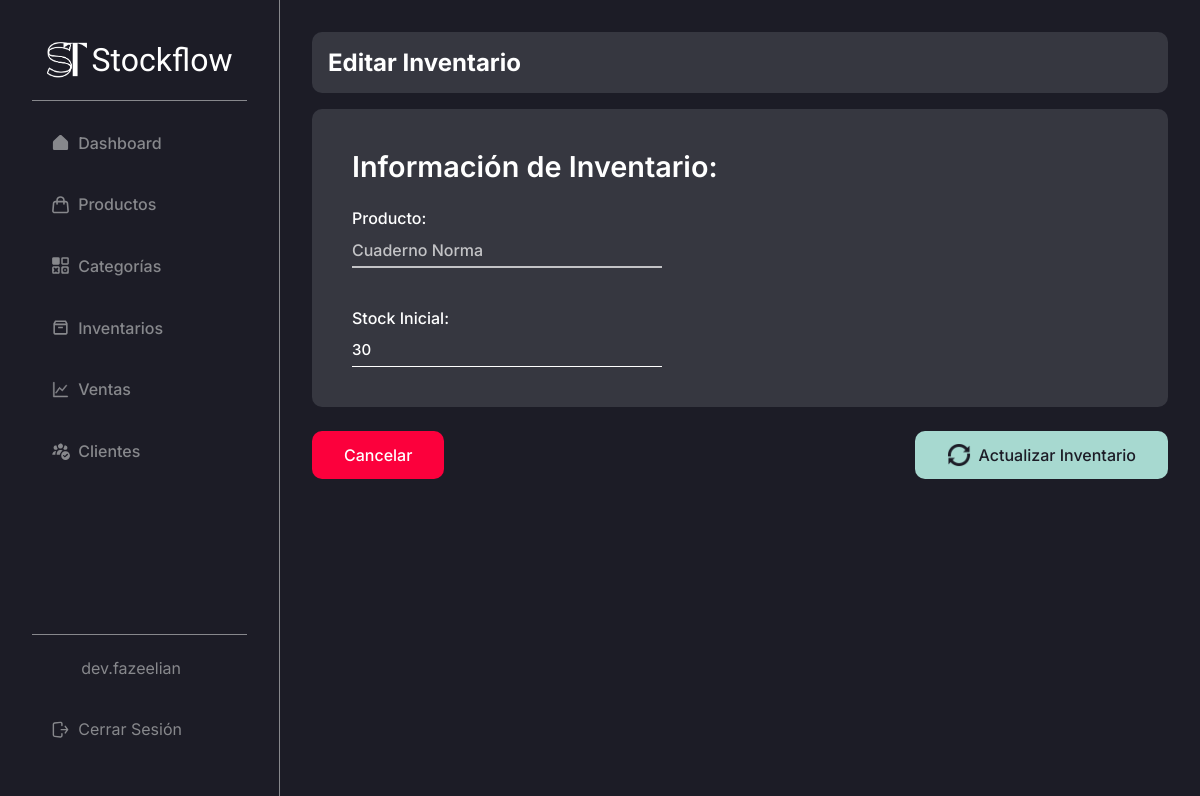
Page /admin/inventories/edit/2 (signed in) on the committed database.
### stockflow/models.py (models this page shows, shortened)
class User(db.Model):
    id = db.Column(db.Integer, primary_key = True) # Primary key
    email = db.Column(db.String(255), unique = True, nullable = False)
    username = db.Column(db.String(20), unique = True, nullable = False)
    names = db.Column(db.String(50), nullable = True, default="")
    last_names = db.Column(db.String(50), nullable = True, default="")
    password = db.Column(db.Text, nullable = False)
    profile_photo = db.Column(db.String(255), nullable=True, default="")

class Product(db.Model):
    id = db.Column(db.Integer, primary_key = True) # Primary key
    created_by = db.Column(db.Integer, db.ForeignKey("user.id"), nullable = False) # Foreign key
    name = db.Column(db.String(100), nullable = False)
    code = db.Column(db.String(10), nullable=False)
    category_id = db.Column(db.Integer, db.ForeignKey("category.id"), nullable = False) # Foreign key
    price = db.Column(db.Integer, nullable = False)
    image = db.Column(db.String(255), nullable = True)
    category = db.relationship('Category', backref='products', lazy=True)

class Inventory(db.Model):
    id = db.Column(db.Integer, primary_key = True) # Primary key
    created_by = db.Column(db.Integer, db.ForeignKey("user.id"), nullable = False) # Foreign key
    product_id = db.Column(db.Integer, db.ForeignKey("product.id"), nullable = False) # Foreign key
    inflows = db.Column(db.Integer, nullable = False)
    outflows = db.Column(db.Integer, nullable = True, default = 0)
    stock = db.Column(db.Integer, nullable = False, default = 0)
    product = db.relationship('Product', backref='inventory', lazy=True)

### stockflow/modules/inventory.py (the view)
@bp.route("/edit/<int:id>", methods = ("GET", "POST"))
@login_required
def update(id):
    inventory = get_inventory(id)
    if request.method == "POST":
        inventory.inflows = int(request.form["inflows"])
        inventory.stock = inventory.inflows - inventory.outflows
        db.session.commit()
        return redirect(url_for("admin/inventories.index"))
    return render_template("modules/inventories/edit.html", inventory = inventory)

### stockflow/auth.py (called while the page is built)
def login_required(view):
    @functools.wraps(view)
    def wrapped_view(**kwargs):
        if g.user is None:
            message = "Debes iniciar sesión"
            flash(message)
            return redirect(url_for("auth.login"))
        return view(**kwargs)
    return wrapped_view

@bp.before_app_request # Execute the next function in every request, every page
def load_logged_in_user():
    user_id = session.get("user_id")
    if user_id is None:
        g.user = None
    else:
        g.user = User.query.get_or_404(user_id)

### stockflow/modules/inventory.py (called while the page is built)
def get_inventory(id):
    inventory = Inventory.query.get_or_404(id)
    return inventory

### stockflow/templates/modules/inventories/edit.html (shortened to what this page needs)
{% extends 'base-admin.html' %}
{% block content %}
    <div class="content-group inter bg-black-light">
        <h2 class="color-white inter">Editar Inventario</h2>
    </div>
    <form action="" method="post" class="form inter form-prods">
        <div class="content-group bg-black-light form-content">
            <h1>Información de Inventario:</h1>
            <div class="form-group" style="margin-top: 0;">
                <label for="name">Producto:</label>
                <select name="product" id="products" class="inter color-white" disabled>
                    <option value="{{ inventory.id }}" class="bg-black">{{ inventory.product.name }}</option>
                </select>
            </div>
            <div class="form-group">
                <label for="name">Stock Inicial:</label>
                <input
                    type="number"
                    class="inter color-white"
                    name="inflows"
                    value="{{ inventory.inflows }}"
                    id="name"
                    placeholder="Ingresa aquí la cantidad inicial de producto"
                    required
                >
            </div>
        </div>
        <div class="btns-form inter">
            <a href="{{ url_for('admin/inventories.index') }}" class="btn-form color-white btn-cancel">
                Cancelar
            </a>
            <button class="btn-form color-black btn-submit bg-turquese-light-blue inter" type="submit">
                <img src="{{ url_for('static', filename='img/icons/update.png') }}" alt="">
                Actualizar Inventario
            </button>
        </div>
    </form>
{% endblock %}

### stockflow/templates/base-admin.html (shortened to what this page needs)
<!DOCTYPE html>
<html lang="es">
<head>
    <link rel="stylesheet" href="{{ url_for('static', filename='css/global.css') }}">
    <link rel="stylesheet" href="{{ url_for('static', filename='css/base.css') }}">
    <link rel="stylesheet" href="{{ url_for('static', filename='css/tables.css') }}">
    <link rel="stylesheet" href="{{ url_for('static', filename='css/search.css') }}">
    <link rel="stylesheet" href="{{ url_for('static', filename='css/form.css') }}">
</head>
<body>
    <aside class="side-bar inter bg-black br-gray-1">
        <section class="side-bar-main">
            <h1 class="afacad">
                <a href="{{ url_for('admin.dashboard') }}" class="color-white">
                    <img src="{{ url_for('static', filename='img/logo.png') }}" alt="">
                    Stockflow
                </a>
            </h1>
            <br>
            <div class="side-bar-divider" />
            <nav class="side-nav-bar">
                <a
                    href="{{ url_for('admin.dashboard') }}"
                    class="item-side-nav-bar inter {% if request.endpoint == 'admin.dashboard' %}item-side-nav-bar--active{% endif %}"
                >
                    Dashboard
                </a>
                <a
                    href="{{ url_for('admin/products.index') }}"
                    class="item-side-nav-bar inter {% if request.endpoint == 'admin/products.index' %}item-side-nav-bar--active{% endif %}"
                >
                    Productos
                </a>
                <a
                    href="{{ url_for('admin/products/categories.index') }}"
                    class="item-side-nav-bar inter {% if request.endpoint == 'admin/products/categories.index' %}item-side-nav-bar--active{% endif %}"
                >
                    Categorías
                </a>
                <a
                    href="{{ url_for('admin/inventories.index') }}"
                    class="item-side-nav-bar inter {% if request.endpoint == 'admin/inventories.index' %}item-side-nav-bar--active{% endif %}"
                >
                    Inventarios
                </a>
                <a
                    href="{{ url_for('admin/sales.index') }}"
                    class="item-side-nav-bar inter {% if request.endpoint == 'admin/sales.index' %}item-side-nav-bar--active{% endif %}"
                >
                    Ventas
                </a>
                <a
                    href="{{ url_for('admin/customers.index') }}"
                    class="item-side-nav-bar inter {% if request.endpoint == 'admin/customers.index' %}item-side-nav-bar--active{% endif %}"
                >
                    Clientes
                </a>
            </nav>
        </section>
        <footer class="side-bar-footer" style="flex-direction: column;">
            <a
                href="{{ url_for('admin.profile') }}"
                class="item-side-nav-bar inter {% if request.endpoint == 'admin.profile' %}item-side-nav-bar--active{% endif %}"
            >
                {{ g.user.username }}
            </a>
            <a href="{{ url_for('auth.logout') }}" class="item-side-nav-bar inter">
                Cerrar Sesión
            </a>
        </footer>
    </aside>
    <main class="page-content bg-black">
        {% block content %}{% endblock %}
    </main>
</body>
</html>

### stockflow/static/css/global.css (style rules this page uses)
* { box-sizing: border-box; padding: 0; margin: 0; }
body { display: flex; width: 100%; height: 100%; }
a { text-decoration: none; }
.page-content { display: flex; width: 100%; height: 100%; min-height: 100vh; margin-left: 280px; flex-direction: column; color: white; padding: 2rem; }
.content-group { display: flex; width: 100%; padding: 1rem; border-radius: 10px; }
.bg-black { background-color: #1C1C26; }
.bg-black-light { background-color: #363740; }
.bg-turquese-light-blue { background-color: #A7D9D0; }
.color-black { color: #1C1C26; }
.color-white { color: #FFF; }
.inter { font-family: "Inter", sans-serif; font-optical-sizing: auto; font-style: normal; }
.afacad { font-family: "Afacad", sans-serif; font-optical-sizing: auto; font-style: normal; }
.br-gray-1 { border-right: 1px solid #87888C; }

### stockflow/static/css/base.css (style rules this page uses)
.side-bar { display: flex; position: fixed; z-index: 1; top: 0; left: 0; width: 280px; flex-direction: column; height: 100vh; padding: 2.5rem 2rem 2rem; justify-content: space-between; }
.side-bar h1 { text-align: center; font-weight: 500; }
.side-bar h1 a { display: flex; font-size: 2.3rem; align-items: center; justify-content: center; gap: 5px; }
.side-bar h1 a img { width: 40px; height: 40px; }
.side-bar-main { display: flex; width: 100%; height: auto; flex-direction: column; }
.side-nav-bar { display: flex; width: 100%; height: auto; list-style: none; flex-direction: column; margin-top: 20px; }
.side-nav-bar a { font-weight: 500; }
.item-side-nav-bar, .item-side-nav-bar--active { display: flex; width: 100%; height: auto; padding: 1rem 1.5rem 1rem; border-radius: 8px; margin-bottom: 1rem; text-decoration: none; align-items: center; gap: 10px; }
.item-side-nav-bar { color: #87888C; }
.item-side-nav-bar svg, .item-side-nav-bar--active svg { width: 20px; height: 20px; }
.item-side-nav-bar svg { color: #87888C !important; }
.side-bar-divider { display: flex; width: 100%; height: 1px; background-color: #87888C; }
.side-bar-footer { display: flex; width: 100%; min-height: 1px; border-top: 1px solid #87888C; align-items: center; justify-content: center; padding-top: 10px; }
@media screen and (max-width: 1440px) { .side-bar h1 a { font-size: 2rem; } }
@media screen and (max-width: 1440px) { .item-side-nav-bar, .item-side-nav-bar--active { padding: 0.8rem 1.2rem 0.8rem; gap: 8px; } }
@media screen and (max-width: 1440px) { .item-side-nav-bar svg, .item-side-nav-bar--active svg { width: 19px; height: 19px; } }

### stockflow/static/css/form.css (style rules this page uses)
.form { display: flex; width: 100%; margin-top: 1rem; flex-direction: column; }
.form-content { padding: 2.5rem; flex-direction: column; }
.form h1 { font-size: 2rem; font-weight: 600; margin-bottom: 1.5rem; }
.form-group { display: flex; width: 40%; height: auto; flex-direction: column; margin-top: 2.5rem; }
.form-group label { font-size: 18px; font-weight: 500; }
.form-group input, .form-group textarea, .form-group select { font-size: 16px; margin-top: 7px; padding: 7px 0 7px; font-weight: 500; background: transparent; border: none; border-bottom: 2px solid white; outline: none; -webkit-appearance: none; -moz-appearance: none; appearance: none; }
.form-group input { border-bottom: 2px solid white; }
.btns-form { display: flex; width: 100%; height: auto; justify-content: space-between; margin-top: 1.5rem; }
.btn-form { display: flex; width: auto; height: auto; padding: 12px 2rem 12px; align-items: center; justify-content: center; border-radius: 10px; cursor: pointer; border: none; font-size: 16px; font-weight: 500; }
.btn-form img { width: 24px; height: 24px; margin-right: 8px; }
.btn-cancel { background-color: #FC003C; }
@media screen and (max-width: 1440px) { .form h1 { font-size: 1.8rem; } }
@media screen and (max-width: 1440px) { .form-group label { font-size: 16px; font-weight: 500; } }
@media screen and (max-width: 1440px) { .form-group input, .form-group textarea { font-size: 15px; margin-top: 5px; } }
@media screen and (max-width: 1440px) { .form-group input { border-bottom: 1px solid white; } }

### rows in the picture
User: user.username "dev.fazeelian"
Product: product "Cuaderno Norma"
Inventory: inflows "30"
